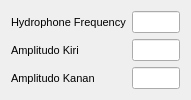
                 <widget class="QWidget" name="formLayoutWidget">
                  <property name="geometry">
                   <rect>
                    <x>280</x>
                    <y>190</y>
                    <width>191</width>
                    <height>81</height>
                   </rect>
                  </property>
                  <layout class="QFormLayout" name="formLayout">
                   <item row="0" column="0">
                    <widget class="QLabel" name="label_77">
                     <property name="font">
                      <font>
                       <pointsize>8</pointsize>
                       <weight>50</weight>
                       <italic>false</italic>
                       <bold>false</bold>
                      </font>
                     </property>
                     <property name="text">
                      <string>Hydrophone Frequency</string>
                     </property>
                    </widget>
                   </item>
                   <item row="1" column="0">
                    <widget class="QLabel" name="label_112">
                     <property name="font">
                      <font>
                       <pointsize>8</pointsize>
                       <weight>50</weight>
                       <italic>false</italic>
                       <bold>false</bold>
                      </font>
                     </property>
                     <property name="text">
                      <string>Amplitudo Kiri</string>
                     </property>
                    </widget>
                   </item>
                   <item row="2" column="0">
                    <widget class="QLabel" name="label_113">
                     <property name="font">
                      <font>
                       <pointsize>8</pointsize>
                       <weight>50</weight>
                       <italic>false</italic>
                       <bold>false</bold>
                      </font>
                     </property>
                     <property name="text">
                      <string>Amplitudo Kanan</string>
                     </property>
                    </widget>
                   </item>
                   <item row="2" column="1">
                    <widget class="QLineEdit" name="lineEditAmplitudoKanan">
                     <property name="font">
                      <font>
                       <pointsize>8</pointsize>
                       <weight>50</weight>
                       <italic>false</italic>
                       <bold>false</bold>
                      </font>
                     </property>
                     <property name="readOnly">
                      <bool>true</bool>
                     </property>
                    </widget>
                   </item>
                   <item row="1" column="1">
                    <widget class="QLineEdit" name="lineEditAmplitudoKiri">
                     <property name="font">
                      <font>
                       <pointsize>8</pointsize>
                       <weight>50</weight>
                       <italic>false</italic>
                       <bold>false</bold>
                      </font>
                     </property>
                     <property name="readOnly">
                      <bool>true</bool>
                     </property>
                    </widget>
                   </item>
                   <item row="0" column="1">
                    <widget class="QLineEdit" name="lineEditFrequency">
                     <property name="font">
                      <font>
                       <pointsize>8</pointsize>
                       <weight>50</weight>
                       <italic>false</italic>
                       <bold>false</bold>
                      </font>
                     </property>
                     <property name="readOnly">
                      <bool>true</bool>
                     </property>
                    </widget>
                   </item>
                  </layout>
                 </widget>
